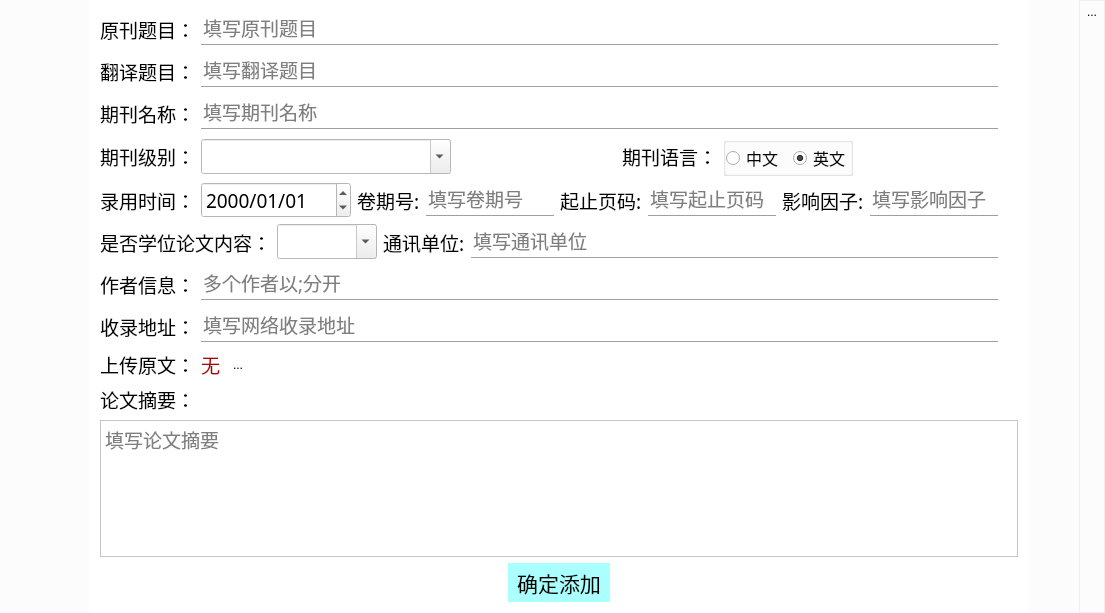
<?xml version="1.0" encoding="UTF-8"?>
<ui version="4.0">
 <class>PaperInfo</class>
 <widget class="QDialog" name="PaperInfo">
  <property name="geometry">
   <rect>
    <x>0</x>
    <y>0</y>
    <width>1105</width>
    <height>613</height>
   </rect>
  </property>
  <property name="palette">
   <palette>
    <active>
     <colorrole role="Base">
      <brush brushstyle="SolidPattern">
       <color alpha="255">
        <red>255</red>
        <green>255</green>
        <blue>255</blue>
       </color>
      </brush>
     </colorrole>
     <colorrole role="Window">
      <brush brushstyle="SolidPattern">
       <color alpha="50">
        <red>240</red>
        <green>240</green>
        <blue>240</blue>
       </color>
      </brush>
     </colorrole>
    </active>
    <inactive>
     <colorrole role="Base">
      <brush brushstyle="SolidPattern">
       <color alpha="255">
        <red>255</red>
        <green>255</green>
        <blue>255</blue>
       </color>
      </brush>
     </colorrole>
     <colorrole role="Window">
      <brush brushstyle="SolidPattern">
       <color alpha="50">
        <red>240</red>
        <green>240</green>
        <blue>240</blue>
       </color>
      </brush>
     </colorrole>
    </inactive>
    <disabled>
     <colorrole role="Base">
      <brush brushstyle="SolidPattern">
       <color alpha="50">
        <red>240</red>
        <green>240</green>
        <blue>240</blue>
       </color>
      </brush>
     </colorrole>
     <colorrole role="Window">
      <brush brushstyle="SolidPattern">
       <color alpha="50">
        <red>240</red>
        <green>240</green>
        <blue>240</blue>
       </color>
      </brush>
     </colorrole>
    </disabled>
   </palette>
  </property>
  <property name="windowTitle">
   <string>PaperInfo</string>
  </property>
  <layout class="QHBoxLayout" name="horizontalLayout">
   <property name="spacing">
    <number>0</number>
   </property>
   <property name="leftMargin">
    <number>0</number>
   </property>
   <property name="topMargin">
    <number>0</number>
   </property>
   <property name="rightMargin">
    <number>0</number>
   </property>
   <property name="bottomMargin">
    <number>0</number>
   </property>
   <item>
    <spacer name="horizontalSpacer">
     <property name="orientation">
      <enum>Qt::Horizontal</enum>
     </property>
     <property name="sizeType">
      <enum>QSizePolicy::Fixed</enum>
     </property>
     <property name="sizeHint" stdset="0">
      <size>
       <width>89</width>
       <height>20</height>
      </size>
     </property>
    </spacer>
   </item>
   <item>
    <widget class="QScrollArea" name="scrollArea">
     <property name="palette">
      <palette>
       <active>
        <colorrole role="Base">
         <brush brushstyle="SolidPattern">
          <color alpha="255">
           <red>255</red>
           <green>255</green>
           <blue>255</blue>
          </color>
         </brush>
        </colorrole>
        <colorrole role="Window">
         <brush brushstyle="SolidPattern">
          <color alpha="255">
           <red>255</red>
           <green>255</green>
           <blue>255</blue>
          </color>
         </brush>
        </colorrole>
       </active>
       <inactive>
        <colorrole role="Base">
         <brush brushstyle="SolidPattern">
          <color alpha="255">
           <red>255</red>
           <green>255</green>
           <blue>255</blue>
          </color>
         </brush>
        </colorrole>
        <colorrole role="Window">
         <brush brushstyle="SolidPattern">
          <color alpha="255">
           <red>255</red>
           <green>255</green>
           <blue>255</blue>
          </color>
         </brush>
        </colorrole>
       </inactive>
       <disabled>
        <colorrole role="Base">
         <brush brushstyle="SolidPattern">
          <color alpha="255">
           <red>255</red>
           <green>255</green>
           <blue>255</blue>
          </color>
         </brush>
        </colorrole>
        <colorrole role="Window">
         <brush brushstyle="SolidPattern">
          <color alpha="255">
           <red>255</red>
           <green>255</green>
           <blue>255</blue>
          </color>
         </brush>
        </colorrole>
       </disabled>
      </palette>
     </property>
     <property name="frameShape">
      <enum>QFrame::NoFrame</enum>
     </property>
     <property name="widgetResizable">
      <bool>true</bool>
     </property>
     <widget class="QWidget" name="scrollAreaWidgetContents">
      <property name="geometry">
       <rect>
        <x>0</x>
        <y>0</y>
        <width>927</width>
        <height>613</height>
       </rect>
      </property>
      <layout class="QVBoxLayout" name="verticalLayout_2">
       <item>
        <layout class="QHBoxLayout" name="horizontalLayout_9">
         <item>
          <widget class="QLabel" name="label_7">
           <property name="font">
            <font>
             <family>楷体</family>
             <pointsize>14</pointsize>
            </font>
           </property>
           <property name="text">
            <string>原刊题目：</string>
           </property>
          </widget>
         </item>
         <item>
          <layout class="QVBoxLayout" name="verticalLayout_5">
           <property name="spacing">
            <number>0</number>
           </property>
           <item>
            <widget class="QLineEdit" name="OriginalTitle">
             <property name="font">
              <font>
               <family>楷体</family>
               <pointsize>14</pointsize>
              </font>
             </property>
             <property name="frame">
              <bool>false</bool>
             </property>
             <property name="placeholderText">
              <string>填写原刊题目</string>
             </property>
            </widget>
           </item>
           <item>
            <widget class="Line" name="line_3">
             <property name="orientation">
              <enum>Qt::Horizontal</enum>
             </property>
            </widget>
           </item>
          </layout>
         </item>
         <item>
          <spacer name="horizontalSpacer_11">
           <property name="orientation">
            <enum>Qt::Horizontal</enum>
           </property>
           <property name="sizeType">
            <enum>QSizePolicy::Fixed</enum>
           </property>
           <property name="sizeHint" stdset="0">
            <size>
             <width>20</width>
             <height>20</height>
            </size>
           </property>
          </spacer>
         </item>
        </layout>
       </item>
       <item>
        <layout class="QHBoxLayout" name="horizontalLayout_3">
         <item>
          <widget class="QLabel" name="label_3">
           <property name="font">
            <font>
             <family>楷体</family>
             <pointsize>14</pointsize>
            </font>
           </property>
           <property name="text">
            <string>翻译题目：</string>
           </property>
          </widget>
         </item>
         <item>
          <layout class="QVBoxLayout" name="verticalLayout">
           <property name="spacing">
            <number>0</number>
           </property>
           <item>
            <widget class="QLineEdit" name="TranslationTitle">
             <property name="font">
              <font>
               <family>楷体</family>
               <pointsize>14</pointsize>
              </font>
             </property>
             <property name="frame">
              <bool>false</bool>
             </property>
             <property name="placeholderText">
              <string>填写翻译题目</string>
             </property>
            </widget>
           </item>
           <item>
            <widget class="Line" name="line">
             <property name="orientation">
              <enum>Qt::Horizontal</enum>
             </property>
            </widget>
           </item>
          </layout>
         </item>
         <item>
          <spacer name="horizontalSpacer_4">
           <property name="orientation">
            <enum>Qt::Horizontal</enum>
           </property>
           <property name="sizeType">
            <enum>QSizePolicy::Fixed</enum>
           </property>
           <property name="sizeHint" stdset="0">
            <size>
             <width>20</width>
             <height>20</height>
            </size>
           </property>
          </spacer>
         </item>
        </layout>
       </item>
       <item>
        <layout class="QHBoxLayout" name="horizontalLayout_8">
         <item>
          <widget class="QLabel" name="label_6">
           <property name="font">
            <font>
             <family>楷体</family>
             <pointsize>14</pointsize>
            </font>
           </property>
           <property name="text">
            <string>期刊名称：</string>
           </property>
          </widget>
         </item>
         <item>
          <layout class="QVBoxLayout" name="verticalLayout_4">
           <property name="spacing">
            <number>0</number>
           </property>
           <item>
            <widget class="QLineEdit" name="PeriodicalName">
             <property name="font">
              <font>
               <family>楷体</family>
               <pointsize>14</pointsize>
              </font>
             </property>
             <property name="frame">
              <bool>false</bool>
             </property>
             <property name="placeholderText">
              <string>填写期刊名称</string>
             </property>
            </widget>
           </item>
           <item>
            <widget class="Line" name="line_2">
             <property name="orientation">
              <enum>Qt::Horizontal</enum>
             </property>
            </widget>
           </item>
          </layout>
         </item>
         <item>
          <spacer name="horizontalSpacer_10">
           <property name="orientation">
            <enum>Qt::Horizontal</enum>
           </property>
           <property name="sizeType">
            <enum>QSizePolicy::Fixed</enum>
           </property>
           <property name="sizeHint" stdset="0">
            <size>
             <width>20</width>
             <height>20</height>
            </size>
           </property>
          </spacer>
         </item>
        </layout>
       </item>
       <item>
        <layout class="QHBoxLayout" name="horizontalLayout_10">
         <item>
          <widget class="QLabel" name="label_8">
           <property name="font">
            <font>
             <family>楷体</family>
             <pointsize>14</pointsize>
            </font>
           </property>
           <property name="text">
            <string>期刊级别：</string>
           </property>
          </widget>
         </item>
         <item>
          <widget class="QComboBox" name="PeriodicalLevel">
           <property name="minimumSize">
            <size>
             <width>250</width>
             <height>0</height>
            </size>
           </property>
           <property name="font">
            <font>
             <family>楷体</family>
             <pointsize>14</pointsize>
            </font>
           </property>
           <property name="autoFillBackground">
            <bool>true</bool>
           </property>
           <property name="editable">
            <bool>true</bool>
           </property>
           <property name="frame">
            <bool>true</bool>
           </property>
          </widget>
         </item>
         <item>
          <spacer name="horizontalSpacer_13">
           <property name="orientation">
            <enum>Qt::Horizontal</enum>
           </property>
           <property name="sizeHint" stdset="0">
            <size>
             <width>40</width>
             <height>20</height>
            </size>
           </property>
          </spacer>
         </item>
         <item>
          <widget class="QLabel" name="label_9">
           <property name="font">
            <font>
             <family>楷体</family>
             <pointsize>14</pointsize>
            </font>
           </property>
           <property name="text">
            <string>期刊语言：</string>
           </property>
          </widget>
         </item>
         <item>
          <widget class="QGroupBox" name="groupBox">
           <property name="font">
            <font>
             <family>楷体</family>
             <pointsize>10</pointsize>
            </font>
           </property>
           <property name="title">
            <string/>
           </property>
           <layout class="QHBoxLayout" name="horizontalLayout_2">
            <property name="spacing">
             <number>10</number>
            </property>
            <property name="leftMargin">
             <number>0</number>
            </property>
            <property name="topMargin">
             <number>0</number>
            </property>
            <property name="rightMargin">
             <number>0</number>
            </property>
            <property name="bottomMargin">
             <number>0</number>
            </property>
            <item>
             <widget class="QRadioButton" name="PeriodicalLanguage_Chinese">
              <property name="font">
               <font>
                <family>楷体</family>
                <pointsize>12</pointsize>
               </font>
              </property>
              <property name="text">
               <string>中文</string>
              </property>
              <property name="checked">
               <bool>false</bool>
              </property>
             </widget>
            </item>
            <item>
             <widget class="QRadioButton" name="PeriodicalLanguage_English">
              <property name="font">
               <font>
                <pointsize>12</pointsize>
               </font>
              </property>
              <property name="text">
               <string>英文</string>
              </property>
              <property name="checked">
               <bool>true</bool>
              </property>
             </widget>
            </item>
           </layout>
          </widget>
         </item>
         <item>
          <spacer name="horizontalSpacer_12">
           <property name="orientation">
            <enum>Qt::Horizontal</enum>
           </property>
           <property name="sizeType">
            <enum>QSizePolicy::Expanding</enum>
           </property>
           <property name="sizeHint" stdset="0">
            <size>
             <width>20</width>
             <height>20</height>
            </size>
           </property>
          </spacer>
         </item>
        </layout>
       </item>
       <item>
        <layout class="QHBoxLayout" name="horizontalLayout_11">
         <item>
          <widget class="QLabel" name="label_10">
           <property name="font">
            <font>
             <family>楷体</family>
             <pointsize>14</pointsize>
            </font>
           </property>
           <property name="text">
            <string>录用时间：</string>
           </property>
          </widget>
         </item>
         <item>
          <widget class="QDateEdit" name="EmploymentTime">
           <property name="sizePolicy">
            <sizepolicy hsizetype="Minimum" vsizetype="Preferred">
             <horstretch>0</horstretch>
             <verstretch>0</verstretch>
            </sizepolicy>
           </property>
           <property name="minimumSize">
            <size>
             <width>150</width>
             <height>0</height>
            </size>
           </property>
           <property name="font">
            <font>
             <family>楷体</family>
             <pointsize>14</pointsize>
            </font>
           </property>
           <property name="displayFormat">
            <string>yyyy/MM/dd</string>
           </property>
           <property name="calendarPopup">
            <bool>false</bool>
           </property>
          </widget>
         </item>
         <item>
          <widget class="QLabel" name="label_11">
           <property name="font">
            <font>
             <family>楷体</family>
             <pointsize>14</pointsize>
            </font>
           </property>
           <property name="text">
            <string>卷期号:</string>
           </property>
          </widget>
         </item>
         <item>
          <layout class="QVBoxLayout" name="verticalLayout_6">
           <property name="spacing">
            <number>0</number>
           </property>
           <item>
            <widget class="QLineEdit" name="VolumeNumber">
             <property name="font">
              <font>
               <family>楷体</family>
               <pointsize>14</pointsize>
              </font>
             </property>
             <property name="frame">
              <bool>false</bool>
             </property>
             <property name="placeholderText">
              <string>填写卷期号</string>
             </property>
            </widget>
           </item>
           <item>
            <widget class="Line" name="line_4">
             <property name="orientation">
              <enum>Qt::Horizontal</enum>
             </property>
            </widget>
           </item>
          </layout>
         </item>
         <item>
          <widget class="QLabel" name="label_12">
           <property name="font">
            <font>
             <family>楷体</family>
             <pointsize>14</pointsize>
            </font>
           </property>
           <property name="text">
            <string>起止页码:</string>
           </property>
          </widget>
         </item>
         <item>
          <layout class="QVBoxLayout" name="verticalLayout_7">
           <property name="spacing">
            <number>0</number>
           </property>
           <item>
            <widget class="QLineEdit" name="StartAndEndPageNumber">
             <property name="font">
              <font>
               <family>楷体</family>
               <pointsize>14</pointsize>
              </font>
             </property>
             <property name="frame">
              <bool>false</bool>
             </property>
             <property name="placeholderText">
              <string>填写起止页码</string>
             </property>
            </widget>
           </item>
           <item>
            <widget class="Line" name="line_5">
             <property name="orientation">
              <enum>Qt::Horizontal</enum>
             </property>
            </widget>
           </item>
          </layout>
         </item>
         <item>
          <widget class="QLabel" name="label_13">
           <property name="font">
            <font>
             <family>楷体</family>
             <pointsize>14</pointsize>
            </font>
           </property>
           <property name="text">
            <string>影响因子:</string>
           </property>
          </widget>
         </item>
         <item>
          <layout class="QVBoxLayout" name="verticalLayout_8">
           <property name="spacing">
            <number>0</number>
           </property>
           <item>
            <widget class="QLineEdit" name="InfluenceFactor">
             <property name="font">
              <font>
               <family>楷体</family>
               <pointsize>14</pointsize>
              </font>
             </property>
             <property name="frame">
              <bool>false</bool>
             </property>
             <property name="placeholderText">
              <string>填写影响因子</string>
             </property>
            </widget>
           </item>
           <item>
            <widget class="Line" name="line_6">
             <property name="orientation">
              <enum>Qt::Horizontal</enum>
             </property>
            </widget>
           </item>
          </layout>
         </item>
         <item>
          <spacer name="horizontalSpacer_14">
           <property name="orientation">
            <enum>Qt::Horizontal</enum>
           </property>
           <property name="sizeType">
            <enum>QSizePolicy::Fixed</enum>
           </property>
           <property name="sizeHint" stdset="0">
            <size>
             <width>20</width>
             <height>20</height>
            </size>
           </property>
          </spacer>
         </item>
        </layout>
       </item>
       <item>
        <layout class="QHBoxLayout" name="horizontalLayout_12">
         <item>
          <widget class="QLabel" name="label_14">
           <property name="font">
            <font>
             <family>楷体</family>
             <pointsize>14</pointsize>
            </font>
           </property>
           <property name="text">
            <string>是否学位论文内容：</string>
           </property>
          </widget>
         </item>
         <item>
          <widget class="QComboBox" name="IsThesisContent">
           <property name="minimumSize">
            <size>
             <width>100</width>
             <height>0</height>
            </size>
           </property>
           <property name="font">
            <font>
             <family>楷体</family>
             <pointsize>14</pointsize>
            </font>
           </property>
           <property name="autoFillBackground">
            <bool>true</bool>
           </property>
           <property name="editable">
            <bool>true</bool>
           </property>
           <property name="frame">
            <bool>true</bool>
           </property>
          </widget>
         </item>
         <item>
          <widget class="QLabel" name="label_16">
           <property name="font">
            <font>
             <family>楷体</family>
             <pointsize>14</pointsize>
            </font>
           </property>
           <property name="text">
            <string>通讯单位:</string>
           </property>
          </widget>
         </item>
         <item>
          <layout class="QVBoxLayout" name="verticalLayout_10">
           <property name="spacing">
            <number>0</number>
           </property>
           <item>
            <widget class="QLineEdit" name="CommunicationUnit">
             <property name="font">
              <font>
               <family>楷体</family>
               <pointsize>14</pointsize>
              </font>
             </property>
             <property name="frame">
              <bool>false</bool>
             </property>
             <property name="placeholderText">
              <string>填写通讯单位</string>
             </property>
            </widget>
           </item>
           <item>
            <widget class="Line" name="line_8">
             <property name="orientation">
              <enum>Qt::Horizontal</enum>
             </property>
            </widget>
           </item>
          </layout>
         </item>
         <item>
          <spacer name="horizontalSpacer_15">
           <property name="orientation">
            <enum>Qt::Horizontal</enum>
           </property>
           <property name="sizeType">
            <enum>QSizePolicy::Fixed</enum>
           </property>
           <property name="sizeHint" stdset="0">
            <size>
             <width>20</width>
             <height>20</height>
            </size>
           </property>
          </spacer>
         </item>
        </layout>
       </item>
       <item>
        <layout class="QHBoxLayout" name="horizontalLayout_13">
         <item>
          <widget class="QLabel" name="label_15">
           <property name="font">
            <font>
             <family>楷体</family>
             <pointsize>14</pointsize>
            </font>
           </property>
           <property name="text">
            <string>作者信息：</string>
           </property>
          </widget>
         </item>
         <item>
          <layout class="QVBoxLayout" name="verticalLayout_9">
           <property name="spacing">
            <number>0</number>
           </property>
           <item>
            <widget class="QLineEdit" name="Author">
             <property name="font">
              <font>
               <family>楷体</family>
               <pointsize>14</pointsize>
              </font>
             </property>
             <property name="frame">
              <bool>false</bool>
             </property>
             <property name="placeholderText">
              <string>多个作者以;分开</string>
             </property>
            </widget>
           </item>
           <item>
            <widget class="Line" name="line_7">
             <property name="orientation">
              <enum>Qt::Horizontal</enum>
             </property>
            </widget>
           </item>
          </layout>
         </item>
         <item>
          <spacer name="horizontalSpacer_16">
           <property name="orientation">
            <enum>Qt::Horizontal</enum>
           </property>
           <property name="sizeType">
            <enum>QSizePolicy::Fixed</enum>
           </property>
           <property name="sizeHint" stdset="0">
            <size>
             <width>20</width>
             <height>20</height>
            </size>
           </property>
          </spacer>
         </item>
        </layout>
       </item>
       <item>
        <layout class="QHBoxLayout" name="horizontalLayout_14">
         <item>
          <widget class="QLabel" name="label_17">
           <property name="font">
            <font>
             <family>楷体</family>
             <pointsize>14</pointsize>
            </font>
           </property>
           <property name="text">
            <string>收录地址：</string>
           </property>
          </widget>
         </item>
         <item>
          <layout class="QVBoxLayout" name="verticalLayout_11">
           <property name="spacing">
            <number>0</number>
           </property>
           <item>
            <widget class="QLineEdit" name="IndexedAddress">
             <property name="font">
              <font>
               <family>楷体</family>
               <pointsize>14</pointsize>
              </font>
             </property>
             <property name="frame">
              <bool>false</bool>
             </property>
             <property name="placeholderText">
              <string>填写网络收录地址</string>
             </property>
            </widget>
           </item>
           <item>
            <widget class="Line" name="line_9">
             <property name="orientation">
              <enum>Qt::Horizontal</enum>
             </property>
            </widget>
           </item>
          </layout>
         </item>
         <item>
          <spacer name="horizontalSpacer_17">
           <property name="orientation">
            <enum>Qt::Horizontal</enum>
           </property>
           <property name="sizeType">
            <enum>QSizePolicy::Fixed</enum>
           </property>
           <property name="sizeHint" stdset="0">
            <size>
             <width>20</width>
             <height>20</height>
            </size>
           </property>
          </spacer>
         </item>
        </layout>
       </item>
       <item>
        <layout class="QHBoxLayout" name="horizontalLayout_4">
         <item>
          <widget class="QLabel" name="label_5">
           <property name="font">
            <font>
             <family>楷体</family>
             <pointsize>14</pointsize>
            </font>
           </property>
           <property name="text">
            <string>上传原文：</string>
           </property>
          </widget>
         </item>
         <item>
          <widget class="QLabel" name="ServerFileAddress">
           <property name="maximumSize">
            <size>
             <width>800</width>
             <height>16777215</height>
            </size>
           </property>
           <property name="palette">
            <palette>
             <active>
              <colorrole role="WindowText">
               <brush brushstyle="SolidPattern">
                <color alpha="255">
                 <red>170</red>
                 <green>0</green>
                 <blue>0</blue>
                </color>
               </brush>
              </colorrole>
             </active>
             <inactive>
              <colorrole role="WindowText">
               <brush brushstyle="SolidPattern">
                <color alpha="255">
                 <red>170</red>
                 <green>0</green>
                 <blue>0</blue>
                </color>
               </brush>
              </colorrole>
             </inactive>
             <disabled>
              <colorrole role="WindowText">
               <brush brushstyle="SolidPattern">
                <color alpha="255">
                 <red>120</red>
                 <green>120</green>
                 <blue>120</blue>
                </color>
               </brush>
              </colorrole>
             </disabled>
            </palette>
           </property>
           <property name="font">
            <font>
             <family>楷体</family>
             <pointsize>14</pointsize>
            </font>
           </property>
           <property name="text">
            <string>无</string>
           </property>
          </widget>
         </item>
         <item>
          <widget class="QToolButton" name="PaperFileBrower">
           <property name="text">
            <string>...</string>
           </property>
           <property name="icon">
            <iconset resource="../../../UrielQtFramework.qrc">
             <normaloff>:/Mainwindow/Resources/UrielQtFramework/edits.png</normaloff>:/Mainwindow/Resources/UrielQtFramework/edits.png</iconset>
           </property>
           <property name="autoRaise">
            <bool>true</bool>
           </property>
          </widget>
         </item>
         <item>
          <spacer name="horizontalSpacer_5">
           <property name="orientation">
            <enum>Qt::Horizontal</enum>
           </property>
           <property name="sizeHint" stdset="0">
            <size>
             <width>40</width>
             <height>20</height>
            </size>
           </property>
          </spacer>
         </item>
        </layout>
       </item>
       <item>
        <layout class="QHBoxLayout" name="horizontalLayout_5">
         <item>
          <widget class="QLabel" name="label_4">
           <property name="font">
            <font>
             <family>楷体</family>
             <pointsize>14</pointsize>
            </font>
           </property>
           <property name="text">
            <string>论文摘要：</string>
           </property>
          </widget>
         </item>
         <item>
          <spacer name="horizontalSpacer_6">
           <property name="orientation">
            <enum>Qt::Horizontal</enum>
           </property>
           <property name="sizeHint" stdset="0">
            <size>
             <width>40</width>
             <height>20</height>
            </size>
           </property>
          </spacer>
         </item>
        </layout>
       </item>
       <item>
        <widget class="QPlainTextEdit" name="Abstract">
         <property name="font">
          <font>
           <family>楷体</family>
           <pointsize>14</pointsize>
          </font>
         </property>
         <property name="frameShape">
          <enum>QFrame::StyledPanel</enum>
         </property>
         <property name="placeholderText">
          <string>填写论文摘要</string>
         </property>
        </widget>
       </item>
       <item>
        <layout class="QHBoxLayout" name="horizontalLayout_6">
         <item>
          <spacer name="horizontalSpacer_7">
           <property name="orientation">
            <enum>Qt::Horizontal</enum>
           </property>
           <property name="sizeHint" stdset="0">
            <size>
             <width>37</width>
             <height>17</height>
            </size>
           </property>
          </spacer>
         </item>
         <item>
          <widget class="QToolButton" name="PaperConfirmBTn">
           <property name="palette">
            <palette>
             <active>
              <colorrole role="Button">
               <brush brushstyle="SolidPattern">
                <color alpha="255">
                 <red>170</red>
                 <green>255</green>
                 <blue>255</blue>
                </color>
               </brush>
              </colorrole>
             </active>
             <inactive>
              <colorrole role="Button">
               <brush brushstyle="SolidPattern">
                <color alpha="255">
                 <red>170</red>
                 <green>255</green>
                 <blue>255</blue>
                </color>
               </brush>
              </colorrole>
             </inactive>
             <disabled>
              <colorrole role="Button">
               <brush brushstyle="SolidPattern">
                <color alpha="255">
                 <red>170</red>
                 <green>255</green>
                 <blue>255</blue>
                </color>
               </brush>
              </colorrole>
             </disabled>
            </palette>
           </property>
           <property name="font">
            <font>
             <family>楷体</family>
             <pointsize>16</pointsize>
            </font>
           </property>
           <property name="autoFillBackground">
            <bool>true</bool>
           </property>
           <property name="text">
            <string>确定添加</string>
           </property>
           <property name="autoRaise">
            <bool>true</bool>
           </property>
          </widget>
         </item>
         <item>
          <spacer name="horizontalSpacer_8">
           <property name="orientation">
            <enum>Qt::Horizontal</enum>
           </property>
           <property name="sizeHint" stdset="0">
            <size>
             <width>37</width>
             <height>17</height>
            </size>
           </property>
          </spacer>
         </item>
        </layout>
       </item>
      </layout>
     </widget>
    </widget>
   </item>
   <item>
    <spacer name="horizontalSpacer_2">
     <property name="orientation">
      <enum>Qt::Horizontal</enum>
     </property>
     <property name="sizeType">
      <enum>QSizePolicy::Fixed</enum>
     </property>
     <property name="sizeHint" stdset="0">
      <size>
       <width>50</width>
       <height>20</height>
      </size>
     </property>
    </spacer>
   </item>
   <item>
    <widget class="QFrame" name="frame">
     <property name="minimumSize">
      <size>
       <width>0</width>
       <height>0</height>
      </size>
     </property>
     <property name="frameShape">
      <enum>QFrame::StyledPanel</enum>
     </property>
     <property name="frameShadow">
      <enum>QFrame::Raised</enum>
     </property>
     <layout class="QVBoxLayout" name="verticalLayout_3">
      <property name="spacing">
       <number>0</number>
      </property>
      <property name="leftMargin">
       <number>0</number>
      </property>
      <property name="topMargin">
       <number>0</number>
      </property>
      <property name="rightMargin">
       <number>0</number>
      </property>
      <property name="bottomMargin">
       <number>0</number>
      </property>
      <item>
       <widget class="QToolButton" name="AppClose">
        <property name="text">
         <string>...</string>
        </property>
        <property name="icon">
         <iconset resource="../../../UrielQtFramework.qrc">
          <normaloff>:/Mainwindow/Resources/UrielQtFramework/close.png</normaloff>:/Mainwindow/Resources/UrielQtFramework/close.png</iconset>
        </property>
        <property name="iconSize">
         <size>
          <width>30</width>
          <height>30</height>
         </size>
        </property>
        <property name="autoRaise">
         <bool>true</bool>
        </property>
       </widget>
      </item>
      <item>
       <spacer name="verticalSpacer">
        <property name="orientation">
         <enum>Qt::Vertical</enum>
        </property>
        <property name="sizeHint" stdset="0">
         <size>
          <width>20</width>
          <height>572</height>
         </size>
        </property>
       </spacer>
      </item>
     </layout>
    </widget>
   </item>
  </layout>
 </widget>
 <layoutdefault spacing="6" margin="11"/>
 <resources>
  <include location="../../../UrielQtFramework.qrc"/>
 </resources>
 <connections/>
</ui>
